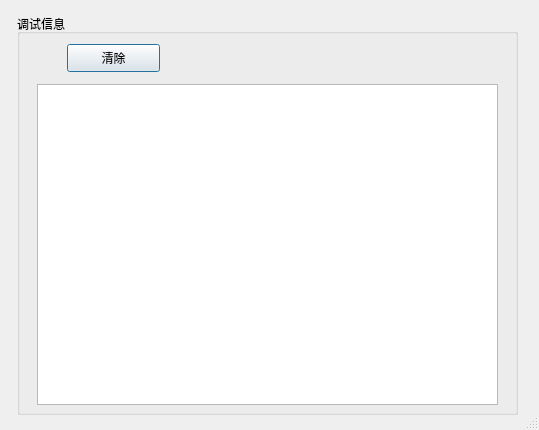
<?xml version="1.0" encoding="UTF-8"?>
<ui version="4.0">
 <class>debug_window</class>
 <widget class="QDialog" name="debug_window">
  <property name="geometry">
   <rect>
    <x>0</x>
    <y>0</y>
    <width>539</width>
    <height>430</height>
   </rect>
  </property>
  <property name="windowTitle">
   <string>调试信息</string>
  </property>
  <property name="sizeGripEnabled">
   <bool>true</bool>
  </property>
  <widget class="QGroupBox" name="groupBox">
   <property name="geometry">
    <rect>
     <x>17</x>
     <y>14</y>
     <width>501</width>
     <height>401</height>
    </rect>
   </property>
   <property name="font">
    <font>
     <family>Microsoft YaHei UI</family>
    </font>
   </property>
   <property name="title">
    <string>调试信息</string>
   </property>
   <widget class="QTextBrowser" name="debug_text_browser">
    <property name="geometry">
     <rect>
      <x>20</x>
      <y>70</y>
      <width>461</width>
      <height>321</height>
     </rect>
    </property>
    <property name="font">
     <font>
      <family>Microsoft YaHei UI</family>
     </font>
    </property>
   </widget>
   <widget class="QPushButton" name="debug_clear_btn">
    <property name="geometry">
     <rect>
      <x>50</x>
      <y>30</y>
      <width>93</width>
      <height>28</height>
     </rect>
    </property>
    <property name="font">
     <font>
      <family>Microsoft YaHei UI</family>
     </font>
    </property>
    <property name="text">
     <string>清除</string>
    </property>
   </widget>
  </widget>
 </widget>
 <resources/>
 <connections/>
</ui>
